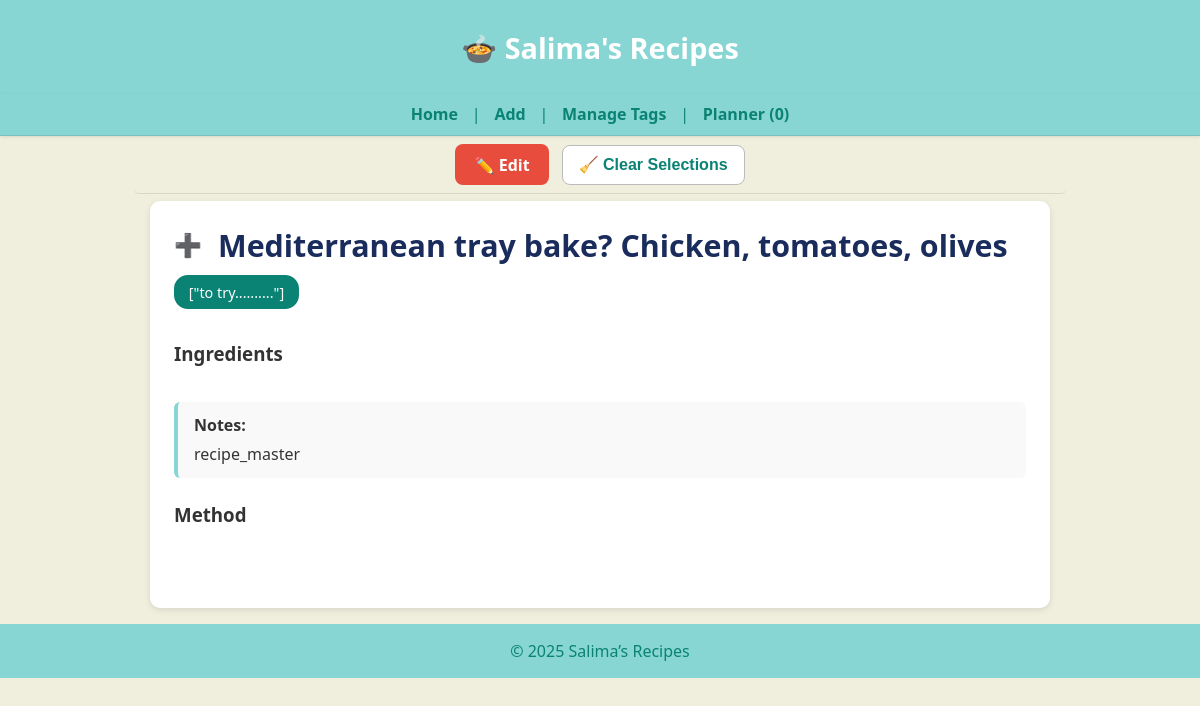
/recipe/274, run on the app's committed database.
### tables this page shows
CREATE TABLE recipes (
    id INTEGER PRIMARY KEY,
    name TEXT,
    ingredients JSON,
    method TEXT,
    tags JSON,
    category TEXT,
    source TEXT,
    linked_recipe TEXT,
    image_url TEXT,
    notes TEXT,
    created_at DATETIME DEFAULT CURRENT_TIMESTAMP,
    updated_at DATETIME DEFAULT CURRENT_TIMESTAMP
);

### app.py (the view)
@app.route("/recipe/<int:recipe_id>")
def recipe_detail(recipe_id):
    row = get_recipe(recipe_id)
    if not row:
        abort(404)
    (
        rid, name, ingredients, method, tags,
        category, source, linked_recipe, image_url, notes,
        created_at, updated_at
    ) = row
    import json
    try:
        if ingredients and ingredients.strip().startswith("["):
            ingredients_parsed = json.loads(ingredients)
            if isinstance(ingredients_parsed, str):
                ingredients_parsed = json.loads(ingredients_parsed)
        else:
            text = (ingredients or "").replace(",", "\n")
            ingredients_parsed = [i.strip() for i in text.splitlines() if i.strip()]
    except Exception:
        text = (ingredients or "").replace(",", "\n").replace("[", "").replace("]", "").replace('"', "")
        ingredients_parsed = [i.strip() for i in text.splitlines() if i.strip()]
    return render_template(
        "recipe_detail.html",
        id=rid,
        name=name,
        ingredients=ingredients_parsed,
        raw_ingredients=ingredients or "",
        method=method or "",
        image_url=image_url or "",
        tags=tags or "",
        linked_recipe=linked_recipe or "",
        notes=notes or ""
    )

### app.py (called while the page is built)
@app.teardown_appcontext
def close_connection(exception):
    db = getattr(g, "_database", None)
    if db is not None:
        db.close()

def get_conn():
    return sqlite3.connect(DB_PATH)

def get_recipe(recipe_id: int):
    with get_conn() as conn:
        c = conn.cursor()
        c.execute("""
            SELECT id, name, ingredients, method, tags,
                   category, source, linked_recipe, image_url, notes,
                   created_at, updated_at
            FROM recipes
            WHERE id = ?
        """, (recipe_id,))
        row = c.fetchone()
        return row

### templates/recipe_detail.html (shortened to what this page needs)
{% extends "base.html" %}
{% block content %}
<main class="homepage">
  <div class="recipe-detail" style="max-width:900px; margin:auto; background:#fff; border-radius:10px; padding:1.5rem; box-shadow:0 2px 6px rgba(0,0,0,0.1);">
    <div style="display:flex; align-items:center; gap:0.6rem; margin-bottom:0.6rem; flex-wrap:wrap;">
      <button class="select-dish-btn"
        data-id="{{ id }}"
        data-name="{{ name }}"
        aria-label="Select this recipe">
  <span class="icon"></span>
</button>
      <h2 class="recipe-title" style="margin:0; font-size:1.9rem; color:#1a2c5b; text-align:left;">
        {{ name }}
      </h2>
    </div>
    {% if tags %}
      <div class="recipe-tags" style="margin:0.5rem 0 1rem; display:flex; flex-wrap:wrap; gap:0.4rem;">
        {% for t in tags.split(',') %}
          {% set tag_clean = t.strip() %}
          <a href="{{ url_for('search') }}?tag={{ tag_clean }}"
             class="tag-pill"
             style="
               display:inline-block;
               background: var(--brand-dark);
               color:#fff;
               border-radius:14px;
               padding:0.35rem 0.8rem;
               font-size:0.9rem;
               font-weight:500;
               text-decoration:none;
               transition:background 0.2s ease;">
             {{ tag_clean }}
          </a>
        {% endfor %}
      </div>
    {% endif %}
    <div class="content-row" style="display:flex; flex-wrap:wrap; gap:1.5rem; align-items:flex-start;">
      <div class="ingredients-column" style="flex:1; min-width:260px;">
        <h3>Ingredients</h3>
      </div>
    </div>
    {% if notes %}
      <div style="margin-top:1.2rem; padding:0.8rem 1rem; background:#f9f9f9;
                  border-left:4px solid #87d6d4; border-radius:6px; text-align:left;">
        <strong>Notes:</strong>
        <div style="margin-top:0.4rem; white-space:pre-line;">{{ notes }}</div>
      </div>
    {% endif %}
    <h3 style="margin-top:1.5rem; text-align:left;">Method</h3>
    <div class="method-text"
         style="white-space:pre-line; line-height:1.6; text-align:left;">
    </div>
  </div>
</main>
{% endblock %}

### static/style.css (style rules this page uses)
:root { --brand: #87d6d4; --brand-dark: #0a8274; --background: #f0eedd; }
body { font-family: "Segoe UI", Helvetica, Arial, sans-serif; background: var(--background); color: #333; margin: 0; padding: 0; }
main { background: var(--background); max-width: 100%; margin: 0; padding: 0; box-shadow: none; border: none; }
a { color: var(--brand-dark); text-decoration: none; transition: color 0.2s ease; }
button { background: var(--brand); color: white; border: none; padding: 0.6rem 1.2rem; font-size: 1rem; border-radius: 4px; cursor: pointer; transition: background 0.2s ease; }
.tag-pill { display: inline-block; padding: 0.4rem 0.8rem; border: 2px solid var(--brand-dark); border-radius: 20px; background: #fff; color: #333; text-align: center; font-size: 0.9rem; cursor: pointer; transition: all 0.2s ease; }
.recipe-tags { margin-top: 0.5rem; display: flex; flex-wrap: wrap; gap: 0.4rem; }
.select-dish-btn { background: transparent; border: none; outline: none; cursor: pointer; width: 1.6rem; height: 1.6rem; display: flex; align-items: center; justify-content: center; }
.select-dish-btn::before { content: "+"; color: #aaa; font-size: 1.6rem; transition: color 0.25s ease, transform 0.2s ease, opacity 0.2s ease; }
main.homepage { max-width: 900px; margin: 0 auto; padding: 0 1rem 1rem; background: var(--background); border: none; box-shadow: none; }
.recipe-detail { max-width: 900px; margin: 1rem auto; padding: 1.5rem 2rem; background: #fff; border-radius: 10px; text-align: left; }
.recipe-detail h3 { margin-top: 1rem; margin-bottom: 0.4rem; }
.recipe-detail .method-text { margin-top: 0; line-height: 1.6; white-space: pre-line; }
.recipe-detail .content-row { display: flex; align-items: flex-start; gap: 0.75rem; }
.recipe-detail .ingredients-column { flex: 0 1 auto; min-width: 260px; max-width: 60%; }
.select-dish-btn { all: unset; display: inline-flex; align-items: center; justify-content: center; width: 28px; height: 28px; cursor: pointer; vertical-align: middle; margin-right: 0.4rem; background: none !important; border: none !important; box-shadow: none !important; }
.select-dish-btn .icon { font-size: 1.4rem; color: #888; transition: color 0.2s ease; line-height: 1; }
.recipe-detail .select-dish-btn, .recipe-detail .select-dish-btn::before, .recipe-detail .select-dish-btn::after { -webkit-appearance: none !important; appearance: none !important; content: none !important; }

### data on the page
recipes: name "Mediterranean tray bake? Chicken, tomatoes, olives", tags "[\"to try..........\"]", notes "recipe_master"

### other printed values
{{ 2025|default(2025) }} "2025"
